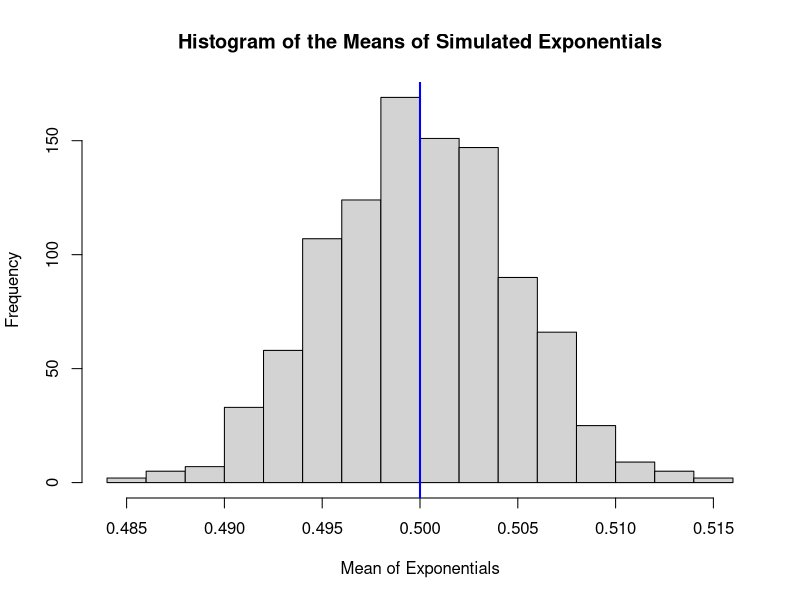
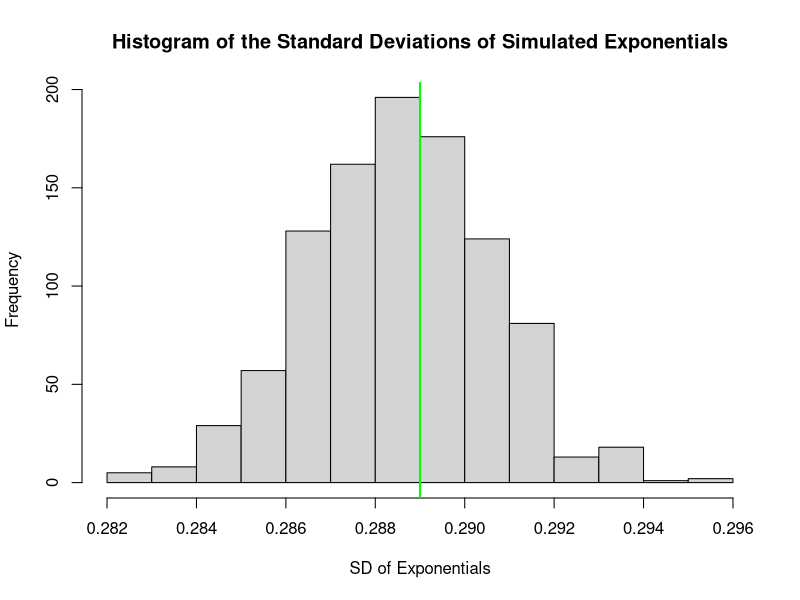
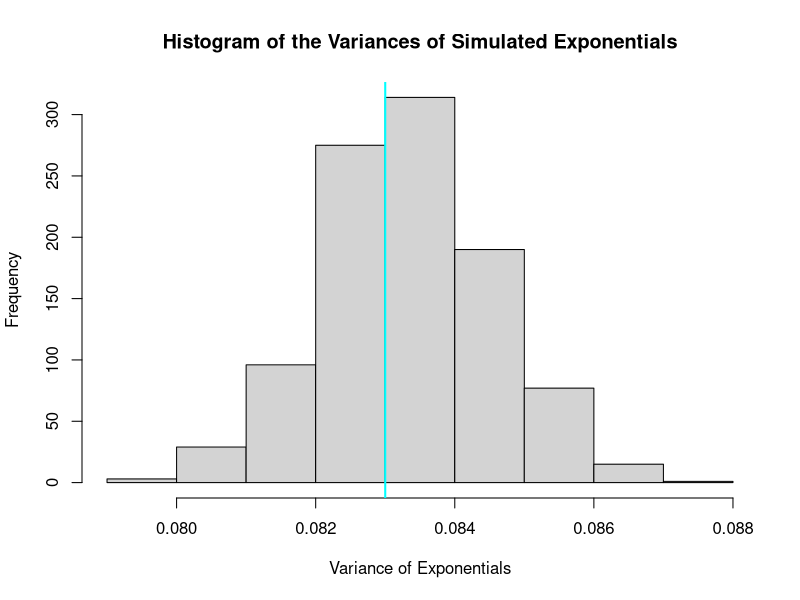

Here is the R script that generated these plots, in order:
## ---- chunk 1
#lambda <- 0.2
set.seed(1997)
mns = NULL
## get the distribution of 1000 averages of 40 random exponentials
for (i in 1 : 1000) mns = c(mns, mean(runif(4000)))
mymean <- round(mean(mns), digits=3)
hist(mns, main="Histogram of the Means of Simulated Exponentials", xlab="Mean of Exponentials")
#abline(v = 1/lambda, col = "red", lwd = 2)
abline(v = mymean, col = "blue", lwd = 2)
#legend("topright", legend = c(paste(c("Theoretical Mean",1/lambda), collapse = " = "),
#                              paste(c("Actual Mean", mymean), collapse = " = ")),
#       lty=c(1,1),lwd=c(2,2),col=c("red","blue"))

sds = NULL
## get the distribution of 1000 standard deviation of 40 random exponentials
for (i in 1 : 1000) sds = c(sds, sd(runif(4000)))
mysd <- round(mean(sds), digits=3)
hist(sds, main="Histogram of the Standard Deviations of Simulated Exponentials",
     xlab="SD of Exponentials")
#abline(v = 1/lambda, col = "red", lwd = 2)
abline(v = mysd, col = "green", lwd = 2)
#legend("topright", legend = c(paste(c("Theoretical SD",1/lambda), collapse = " = "),
#                              paste(c("Actual SD", mysd), collapse = " = ")),
#       lty=c(1,1),lwd=c(2,2),col=c("red","green"))

vars = NULL
## get the distribution of 1000 variance of 40 random exponentials
for (i in 1 : 1000) vars = c(vars, var(runif(4000)))
myvar <- round(mean(vars), digits=3)
hist(vars, main="Histogram of the Variances of Simulated Exponentials",
     xlab="Variance of Exponentials")
#abline(v = (1/lambda)^2, col = "red", lwd = 2)
abline(v = myvar, col = "cyan", lwd = 2)
#legend("topright", legend = c(paste(c("Theoretical Variance",(1/lambda)^2), collapse = " = "),
#                              paste(c("Actual Variance", myvar), collapse = " = ")),
#       lty=c(1,1),lwd=c(2,2),col=c("red","cyan"))
